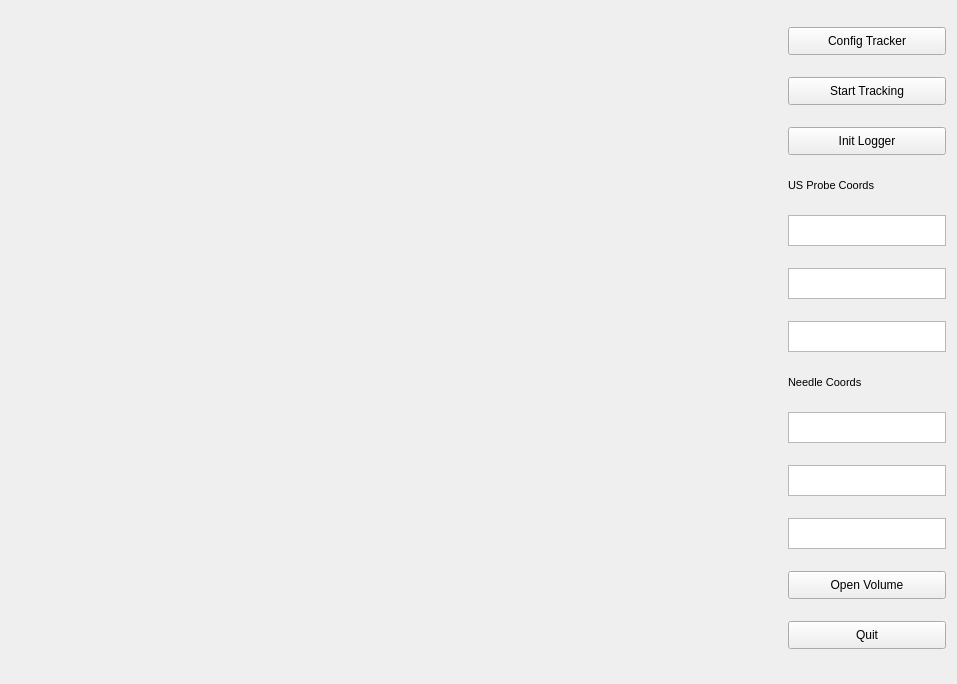
<?xml version="1.0" encoding="UTF-8"?>
<ui version="4.0">
 <class>Scene3DWidget</class>
 <widget class="QWidget" name="Scene3DWidget">
  <property name="geometry">
   <rect>
    <x>0</x>
    <y>0</y>
    <width>957</width>
    <height>684</height>
   </rect>
  </property>
  <property name="sizePolicy">
   <sizepolicy hsizetype="Preferred" vsizetype="Preferred">
    <horstretch>0</horstretch>
    <verstretch>0</verstretch>
   </sizepolicy>
  </property>
  <property name="windowTitle">
   <string>Scene3DWidget</string>
  </property>
  <layout class="QHBoxLayout" name="horizontalLayout" stretch="90,0">
   <item>
    <widget class="QWidget" name="Display" native="true">
     <property name="sizePolicy">
      <sizepolicy hsizetype="Expanding" vsizetype="Expanding">
       <horstretch>0</horstretch>
       <verstretch>0</verstretch>
      </sizepolicy>
     </property>
    </widget>
   </item>
   <item>
    <layout class="QVBoxLayout" name="verticalLayout">
     <property name="sizeConstraint">
      <enum>QLayout::SetMinAndMaxSize</enum>
     </property>
     <item>
      <widget class="QPushButton" name="pushButton">
       <property name="maximumSize">
        <size>
         <width>158</width>
         <height>28</height>
        </size>
       </property>
       <property name="text">
        <string>Config Tracker</string>
       </property>
      </widget>
     </item>
     <item>
      <widget class="QPushButton" name="startTrackingBt">
       <property name="maximumSize">
        <size>
         <width>158</width>
         <height>28</height>
        </size>
       </property>
       <property name="text">
        <string>Start Tracking</string>
       </property>
      </widget>
     </item>
     <item>
      <widget class="QPushButton" name="initLoggetBt">
       <property name="maximumSize">
        <size>
         <width>158</width>
         <height>28</height>
        </size>
       </property>
       <property name="text">
        <string>Init Logger</string>
       </property>
      </widget>
     </item>
     <item>
      <widget class="QLabel" name="label">
       <property name="maximumSize">
        <size>
         <width>158</width>
         <height>16</height>
        </size>
       </property>
       <property name="font">
        <font>
         <pointsize>8</pointsize>
        </font>
       </property>
       <property name="text">
        <string>US Probe Coords</string>
       </property>
      </widget>
     </item>
     <item>
      <widget class="QTextEdit" name="usProbeX">
       <property name="minimumSize">
        <size>
         <width>158</width>
         <height>31</height>
        </size>
       </property>
       <property name="maximumSize">
        <size>
         <width>158</width>
         <height>31</height>
        </size>
       </property>
       <property name="font">
        <font>
         <pointsize>10</pointsize>
        </font>
       </property>
      </widget>
     </item>
     <item>
      <widget class="QTextEdit" name="usProbeY">
       <property name="maximumSize">
        <size>
         <width>158</width>
         <height>31</height>
        </size>
       </property>
       <property name="font">
        <font>
         <pointsize>10</pointsize>
        </font>
       </property>
      </widget>
     </item>
     <item>
      <widget class="QTextEdit" name="usProbeZ">
       <property name="maximumSize">
        <size>
         <width>158</width>
         <height>31</height>
        </size>
       </property>
      </widget>
     </item>
     <item>
      <widget class="QLabel" name="label_2">
       <property name="maximumSize">
        <size>
         <width>158</width>
         <height>16</height>
        </size>
       </property>
       <property name="font">
        <font>
         <pointsize>8</pointsize>
        </font>
       </property>
       <property name="text">
        <string>Needle Coords</string>
       </property>
      </widget>
     </item>
     <item>
      <widget class="QTextEdit" name="needleX">
       <property name="minimumSize">
        <size>
         <width>158</width>
         <height>31</height>
        </size>
       </property>
       <property name="maximumSize">
        <size>
         <width>158</width>
         <height>31</height>
        </size>
       </property>
       <property name="font">
        <font>
         <pointsize>10</pointsize>
        </font>
       </property>
      </widget>
     </item>
     <item>
      <widget class="QTextEdit" name="needleY">
       <property name="maximumSize">
        <size>
         <width>158</width>
         <height>31</height>
        </size>
       </property>
       <property name="font">
        <font>
         <pointsize>10</pointsize>
        </font>
       </property>
      </widget>
     </item>
     <item>
      <widget class="QTextEdit" name="needleZ">
       <property name="maximumSize">
        <size>
         <width>158</width>
         <height>31</height>
        </size>
       </property>
       <property name="font">
        <font>
         <pointsize>10</pointsize>
        </font>
       </property>
      </widget>
     </item>
     <item>
      <widget class="QPushButton" name="openVolumeBtn">
       <property name="maximumSize">
        <size>
         <width>158</width>
         <height>28</height>
        </size>
       </property>
       <property name="text">
        <string>Open Volume</string>
       </property>
      </widget>
     </item>
     <item>
      <widget class="QPushButton" name="quitBt">
       <property name="maximumSize">
        <size>
         <width>158</width>
         <height>28</height>
        </size>
       </property>
       <property name="text">
        <string>Quit</string>
       </property>
      </widget>
     </item>
    </layout>
   </item>
  </layout>
 </widget>
 <layoutdefault spacing="6" margin="11"/>
 <resources/>
 <connections>
  <connection>
   <sender>startTrackingBt</sender>
   <signal>clicked()</signal>
   <receiver>Scene3DWidget</receiver>
   <slot>startTracking()</slot>
   <hints>
    <hint type="sourcelabel">
     <x>1171</x>
     <y>41</y>
    </hint>
    <hint type="destinationlabel">
     <x>1174</x>
     <y>104</y>
    </hint>
   </hints>
  </connection>
  <connection>
   <sender>quitBt</sender>
   <signal>clicked()</signal>
   <receiver>Scene3DWidget</receiver>
   <slot>Quit()</slot>
   <hints>
    <hint type="sourcelabel">
     <x>1179</x>
     <y>765</y>
    </hint>
    <hint type="destinationlabel">
     <x>1180</x>
     <y>620</y>
    </hint>
   </hints>
  </connection>
  <connection>
   <sender>pushButton</sender>
   <signal>clicked()</signal>
   <receiver>Scene3DWidget</receiver>
   <slot>configTracker()</slot>
   <hints>
    <hint type="sourcelabel">
     <x>1239</x>
     <y>44</y>
    </hint>
    <hint type="destinationlabel">
     <x>1136</x>
     <y>16</y>
    </hint>
   </hints>
  </connection>
  <connection>
   <sender>initLoggetBt</sender>
   <signal>clicked()</signal>
   <receiver>Scene3DWidget</receiver>
   <slot>initLogger()</slot>
   <hints>
    <hint type="sourcelabel">
     <x>1239</x>
     <y>172</y>
    </hint>
    <hint type="destinationlabel">
     <x>1261</x>
     <y>192</y>
    </hint>
   </hints>
  </connection>
  <connection>
   <sender>openVolumeBtn</sender>
   <signal>clicked()</signal>
   <receiver>Scene3DWidget</receiver>
   <slot>openVolume()</slot>
   <hints>
    <hint type="sourcelabel">
     <x>1210</x>
     <y>525</y>
    </hint>
    <hint type="destinationlabel">
     <x>1208</x>
     <y>591</y>
    </hint>
   </hints>
  </connection>
 </connections>
 <slots>
  <slot>startTracking()</slot>
  <slot>Quit()</slot>
  <slot>configTracker()</slot>
  <slot>initLogger()</slot>
  <slot>openVolume()</slot>
 </slots>
</ui>
